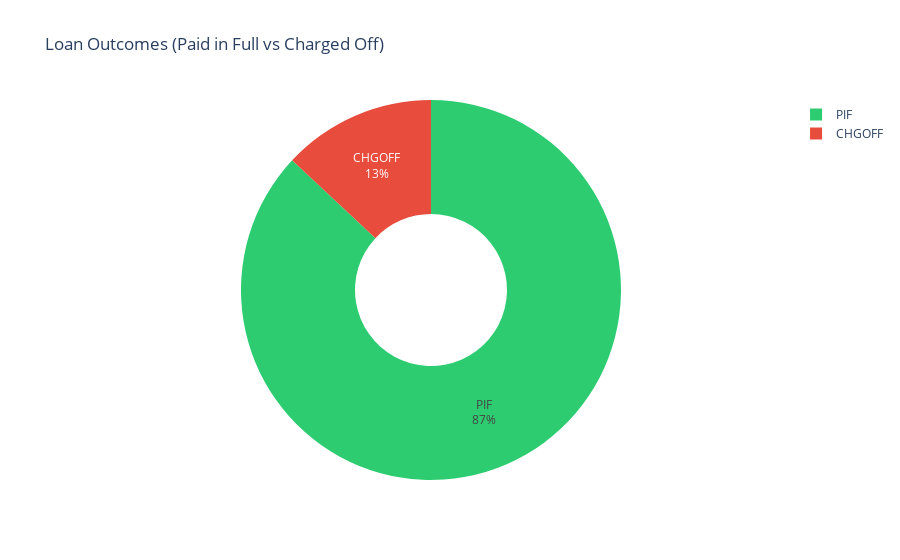

Write notebook code for a chart like this one.
### Code cell
# 2.4 Pie chart of loan outcomes
fig = px.pie(
    status_df[status_df['status'].isin(['PIF', 'CHGOFF'])],
    values='loan_count',
    names='status',
    title='Loan Outcomes (Paid in Full vs Charged Off)',
    color='status',
    color_discrete_map={'PIF': '#2ecc71', 'CHGOFF': '#e74c3c'},
    hole=0.4
)
fig.update_traces(textinfo='percent+label')
fig.show()

### Figure 1 — Plotly figure (JSON) as saved in the notebook; plotly's stock layout.template omitted (floating-point values rounded to 4 significant figures)
{"data": [{"customdata": [["PIF"], ["CHGOFF"]], "domain": {"x": [0, 1], "y": [0, 1]}, "hole": 0.4, "hovertemplate": "status=%{customdata[0]}<br>loan_count=%{value}<extra></extra>", "labels": ["PIF", "CHGOFF"], "legendgroup": "", "marker": {"colors": ["#2ecc71", "#e74c3c"]}, "name": "", "showlegend": true, "textinfo": "percent+label", "type": "pie", "values": [1440525, 216123]}], "layout": {"legend": {"tracegroupgap": 0}, "title": {"text": "Loan Outcomes (Paid in Full vs Charged Off)"}}}
